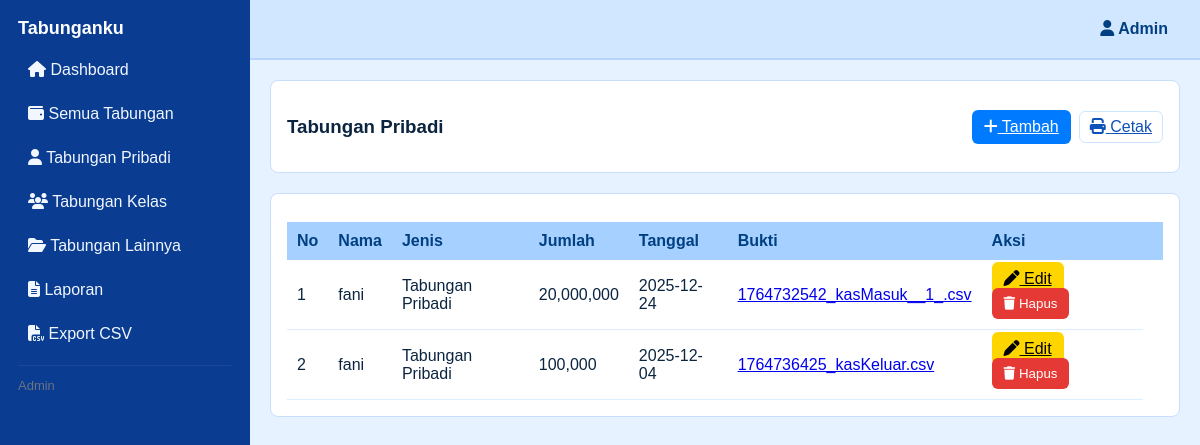
The app's page /halaman_admin.php?p=pribadi with its own data.
### tables this page shows
CREATE TABLE `tabungan` (
  `id` int(11) NOT NULL,
  `nama` varchar(191) NOT NULL,
  `jenis` varchar(100) NOT NULL,
  `jumlah` bigint(20) NOT NULL DEFAULT 0,
  `tanggal` date NOT NULL,
  `bukti` varchar(255) DEFAULT '',
  `created_at` timestamp NOT NULL DEFAULT current_timestamp()
);

### halaman_admin.php (the view, shortened to what this page needs)
<?php
$db_host = 'localhost';
$db_user = 'root';
$db_pass = '';
$mysqli = new mysqli($db_host, $db_user, $db_pass);
$create_table_sql = "
CREATE TABLE IF NOT EXISTS `tabungan` (
  `id` INT PRIMARY KEY AUTO_INCREMENT,
  `nama` VARCHAR(191) NOT NULL,
  `jenis` VARCHAR(100) NOT NULL,
  `jumlah` BIGINT NOT NULL DEFAULT 0,
  `tanggal` DATE NOT NULL,
  `bukti` VARCHAR(255) DEFAULT '',
  `created_at` TIMESTAMP DEFAULT CURRENT_TIMESTAMP
) ENGINE=InnoDB DEFAULT CHARSET=utf8mb4;
";
$mysqli->query($create_table_sql);
function h($s){ return htmlspecialchars($s, ENT_QUOTES); }
function fetch_all($mysqli, $where = ''){
    $arr = []; $sql = "SELECT * FROM tabungan ";
    if($where) $sql .= " WHERE $where ";
    $sql .= " ORDER BY tanggal DESC, id DESC";
    $q = $mysqli->query($sql);
    while ($r = $q->fetch_assoc()) $arr[] = $r;
    return $arr;
}
$all_rows = fetch_all($mysqli);
$page = $_GET['p'] ?? 'dashboard';
function render_table_rows($rows, $show_actions = true) {
    foreach($rows as $i => $r) {
        echo "<tr>";
        echo "<td>".($i+1)."</td>";
        echo "<td>".h($r['nama'])."</td>";
        echo "<td>".h($r['jenis'])."</td>";
        echo "<td>".number_format($r['jumlah'])."</td>";
        echo "<td>".h($r['tanggal'])."</td>";
        echo "<td>";
        if(!empty($r['bukti'])){
            $ext = strtolower(pathinfo($r['bukti'], PATHINFO_EXTENSION));
            if(in_array($ext, ['jpg','jpeg','png','gif'])) {
                echo "<a target='_blank' href='uploads/".h($r['bukti'])."'><img style='max-height:50px' src='uploads/".h($r['bukti'])."'></a>";
            } else {
                echo "<a target='_blank' href='uploads/".h($r['bukti'])."'>".h($r['bukti'])."</a>";
            }
        } else echo '-';
        echo "</td>";
        if($show_actions) {
            echo "<td>";
            echo "<a class='btn btn-yellow' href='?p={$GLOBALS['page']}&edit=".$r['id']."'><i class='fa fa-pen'></i> Edit</a> ";
            echo "<form method='post' style='display:inline' onsubmit=\"return confirm('Hapus data ini?')\">";
            echo "<button class='btn btn-red' type='submit'><i class='fa fa-trash'></i> Hapus</button></form>";
            echo "</td>";
        }
        echo "</tr>";
    }
}
?>
<!doctype html>
<html lang="id">
<head>
<link href="https://cdnjs.cloudflare.com/ajax/libs/font-awesome/6.5.0/css/all.min.css" rel="stylesheet"/>
</head>
<body>
<div class="sidebar">
  <h2>Tabunganku</h2>
  <a href="?p=dashboard"><i class="fa fa-house"></i> Dashboard</a>
  <a href="?p=tabungan"><i class="fa fa-wallet"></i> Semua Tabungan</a>
  <a href="?p=pribadi"><i class="fa fa-user"></i> Tabungan Pribadi</a>
  <a href="?p=kelas"><i class="fa fa-users"></i> Tabungan Kelas</a>
  <a href="?p=lainnya"><i class="fa fa-folder-open"></i> Tabungan Lainnya</a>
  <a href="?p=laporan"><i class="fa fa-file-lines"></i> Laporan</a>
  <a href="?p=export"><i class="fa fa-file-csv"></i> Export CSV</a>
  <hr style="border:none;border-top:1px solid rgba(255,255,255,0.06);margin:12px 0">
  <div class="small">Admin</div>
</div>
<div class="topbar">
  <div style="margin-right:12px"><i class="fa fa-user"></i> Admin </div>
</div>
<div class="container">
<?php
if ($page === 'dashboard'):
    $totalAll = 0; $totalIn = 0; $totalOut = 0;
    $all = fetch_all($mysqli);
    foreach($all as $r){ $totalAll += intval($r['jumlah']); if (stripos($r['jenis'],'keluar')!==false) $totalOut += intval($r['jumlah']); else $totalIn += intval($r['jumlah']); }
?>
  <div class="box"><h3>Dashboard Tabunganku</h3><p class="small">Selamat datang! Kelola data di sidebar.</p></div>
  <div class="box" style="display:flex;gap:12px;align-items:center">
    <div style="flex:1"><h4>Total Semua</h4><p style="font-weight:700;font-size:20px"><?= number_format($totalAll) ?></p><small class="small">Jumlah keseluruhan</small></div>
    <div style="flex:1"><h4>Total Masuk</h4><p style="font-weight:700;font-size:20px"><?= number_format($totalIn) ?></p></div>
    <div style="flex:1"><h4>Total Keluar</h4><p style="font-weight:700;font-size:20px"><?= number_format($totalOut) ?></p></div>
  </div>
<?php
elseif ($page === 'pribadi'):
    $jenis_fixed = 'Tabungan Pribadi';
        ?>
    <div class="box" style="display:flex;justify-content:space-between;align-items:center">
      <h3>Tabungan Pribadi</h3>
      <div class="flex">
        <a class="btn btn-blue" href="?p=pribadi&add=1"><i class="fa fa-plus"></i> Tambah</a>
        <a class="btn btn-outline" href="?p=pribadi&print=1"><i class="fa fa-print"></i> Cetak</a>
      </div>
    </div>
    <div class="box">
      <table class="table">
        <thead><tr><th>No</th><th>Nama</th><th>Jenis<th>Jumlah</th><th>Tanggal</th><th>Bukti</th><th>Aksi</th><th></tr></thead>
        <tbody>
          <?php $rows = fetch_all($mysqli, "jenis = '".$mysqli->real_escape_string($jenis_fixed)."'"); render_table_rows($rows, true); ?>
        </tbody>
      </table>
    </div>
<?php
elseif ($page === 'export'):
    echo "<div class='box'><p>Gunakan tombol Export di halaman Tabungan untuk mengunduh CSV.</p></div>";
else:
    echo "<div class='box'><p>Halaman tidak ditemukan.</p></div>";
endif;
?>
</div>
</body>
</html>

### halaman_admin.php (style rules this page uses)
:root { --sidebar:#0A3D91;--topbar:#D1E6FF;--accent:#0F52BA;--bg:#E6F2FF; }
* { box-sizing:border-box }
body { margin:0;font-family:Arial;background:var(--bg);color:#0b2540 }
.sidebar { width:250px;height:100vh;position:fixed;background:var(--sidebar);color:#fff;padding:18px }
.sidebar h2 { margin:0 0 12px;font-size:18px }
.sidebar a { display:block;color:#f1f6ff;padding:10px;margin-bottom:6px;text-decoration:none;border-radius:6px }
.topbar { margin-left:250px;height:60px;background:var(--topbar);display:flex;align-items:center;justify-content:flex-end;padding:0 20px;color:#003F82;font-weight:700;border-bottom:2px solid #B7D4FF }
.container { margin-left:250px;padding:20px }
.box { background:#fff;padding:16px;border-radius:8px;border:1px solid #C9DEFF;margin-bottom:20px }
.table { width:100%;border-collapse:collapse;margin-top:12px }
.table th { background:#A5D0FF;color:#003F82;padding:10px;text-align:left }
.table td { padding:10px;border-bottom:1px solid #DDEEFF;vertical-align:middle }
.btn { padding:8px 12px;border-radius:6px;border:none;cursor:pointer }
.btn-blue { background:#007BFF;color:#fff }
.btn-yellow { background:#FFD500;color:#000 }
.btn-red { background:#E53935;color:#fff }
.btn-outline { background:transparent;border:1px solid #CDE6FF;color:var(--accent);padding:6px 10px;border-radius:6px }
.small { font-size:13px;color:#6b7280 }
.flex { display:flex;gap:8px;align-items:center }

### records on screen
tabungan: nama "fani", jenis "Tabungan Pribadi", jumlah "20,000,000", tanggal "2025-12-24", bukti "1764732542_kasMasuk__1_.csv"
tabungan: nama "fani", jenis "Tabungan Pribadi", jumlah "100,000", tanggal "2025-12-04", bukti "1764736425_kasKeluar.csv"
